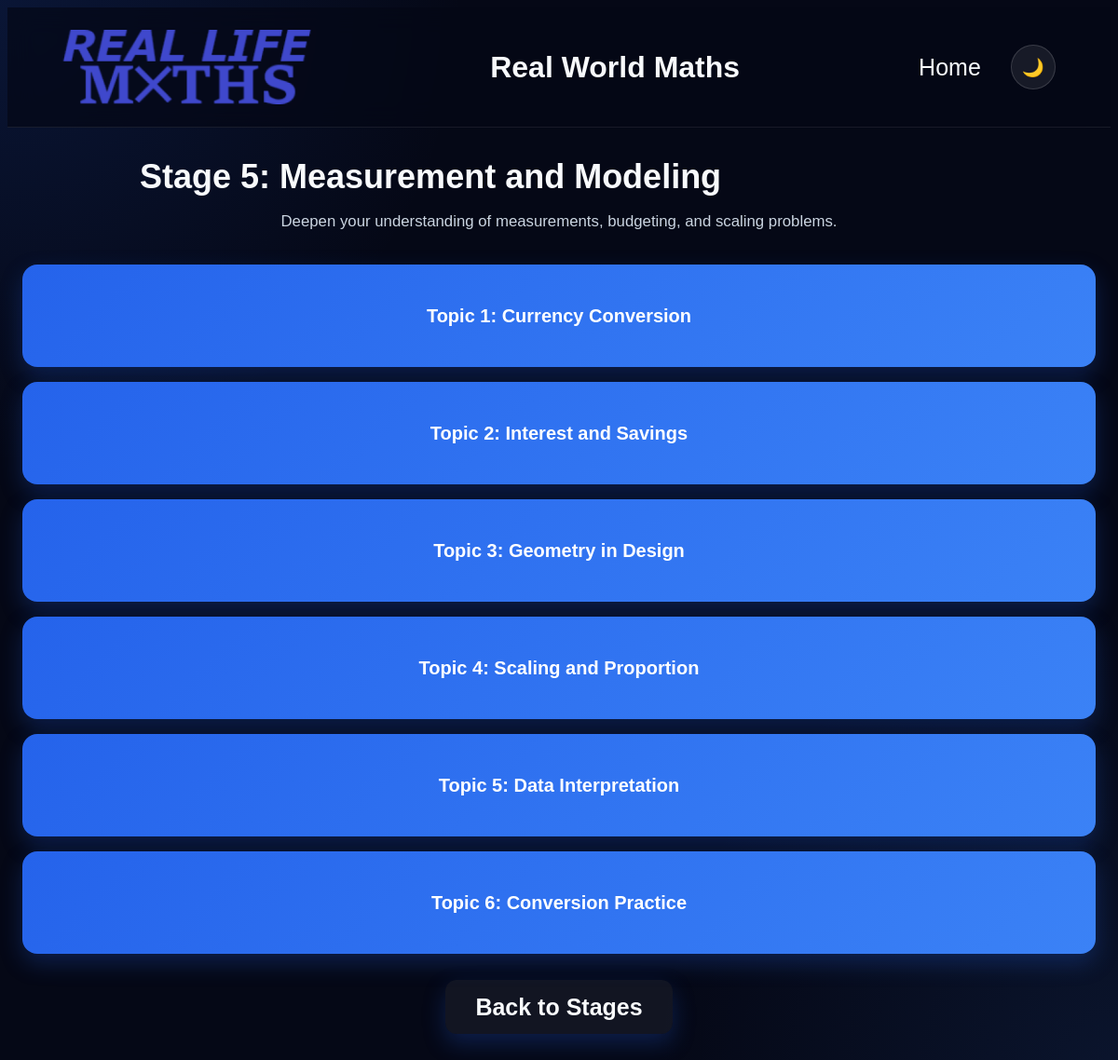
The app's page /stage5, older data.
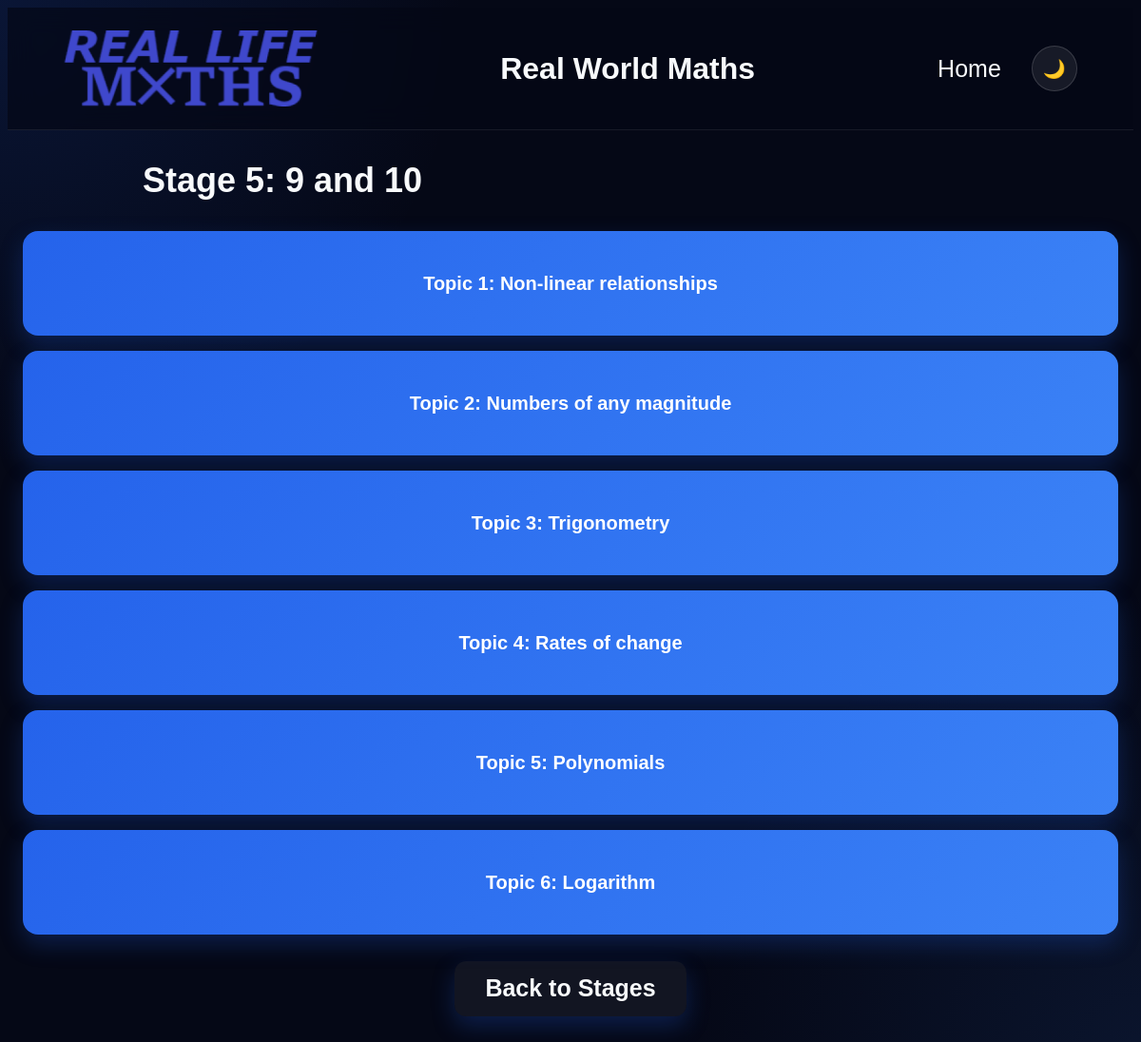
The same page, newer data.
### tables this page shows
CREATE TABLE stages(stage INTEGER PRIMARY KEY, title TEXT NOT NULL, subtitle TEXT);

CREATE TABLE topics(stage INTEGER, topic_id INTEGER, title TEXT, notes TEXT, image TEXT, formulas TEXT, PRIMARY KEY(stage, topic_id));

### main.py (the view)
@app.route("/stage<int:stage>")
def stage_page(stage):
    stage_content = get_stage(stage)
    if not stage_content:
        return redirect("/success.html")
    topics = get_topic_buttons(stage)
    return render_template(f"stage{stage}.html", stage=stage, stage_content=stage_content, topics=topics)

### main.py (called while the page is built)
def _get_db_connection():
    con = sql.connect(DB_PATH)
    con.row_factory = sql.Row
    return con

def get_stage(stage):
    con = _get_db_connection()
    cur = con.cursor()
    cur.execute("SELECT title, subtitle FROM stages WHERE stage = ?", (stage,))
    row = cur.fetchone()
    con.close()
    if not row:
        return None
    return {"title": row["title"], "subtitle": row["subtitle"] or ""}

def get_stage_topics(stage):
    con = _get_db_connection()
    cur = con.cursor()
    cur.execute("""
        SELECT topic_id, title
        FROM topics
        WHERE stage = ?
        ORDER BY topic_id
    """, (stage,))
    rows = cur.fetchall()
    con.close()
    return [
        {
            "id": row["topic_id"],
            "title": row["title"]
        }
        for row in rows
    ]

@app.before_request
def make_session_permanent():
    session.permanent = True

def get_topic_buttons(stage):
    return get_stage_topics(stage)

### templates/stage5.html
{% extends 'layout.html' %} {% block content %}
<section class="stage-page">
    <div class="page-header">
        <h1>{{ stage_content.title }}</h1>
        <p>{{ stage_content.subtitle }}</p>
    </div>
    <div class="topic-grid">
        {% for topic in topics %}
            <a href="/stage{{ stage }}/topic/{{ topic.id }}" class="btn topic-card">{{ topic.title }}</a>
        {% endfor %}
    </div>
    <div class="page-actions">
        <a href="/success.html" class="btn secondary-btn">Back to Stages</a>
    </div>
</section>
{% endblock %}

Row changes from the older to the newer data that the page shows:
changed stages: title "Stage 5: Measurement and Modeling" → "Stage 5: 9 and 10"; subtitle "Deepen your understanding of measurements, budgeting, and scaling problems." → (not shown)
changed topics: title "Topic 1: Currency Conversion" → "Topic 1: Non-linear relationships"
changed topics: title "Topic 2: Interest and Savings" → "Topic 2: Numbers of any magnitude"
changed topics: title "Topic 3: Geometry in Design" → "Topic 3: Trigonometry"
changed topics: title "Topic 4: Scaling and Proportion" → "Topic 4: Rates of change"
changed topics: title "Topic 5: Data Interpretation" → "Topic 5: Polynomials"
changed topics: title "Topic 6: Conversion Practice" → "Topic 6: Logarithm"
